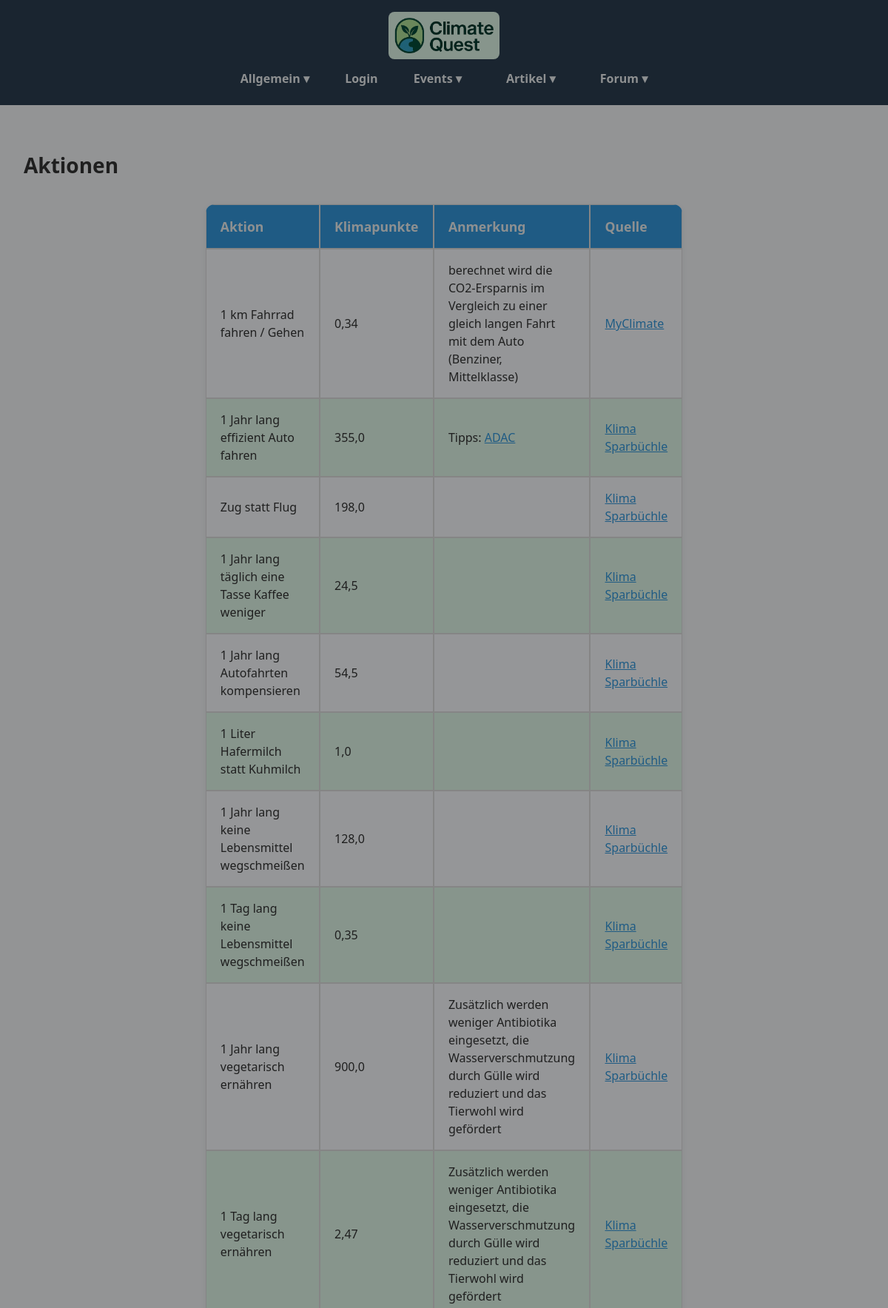
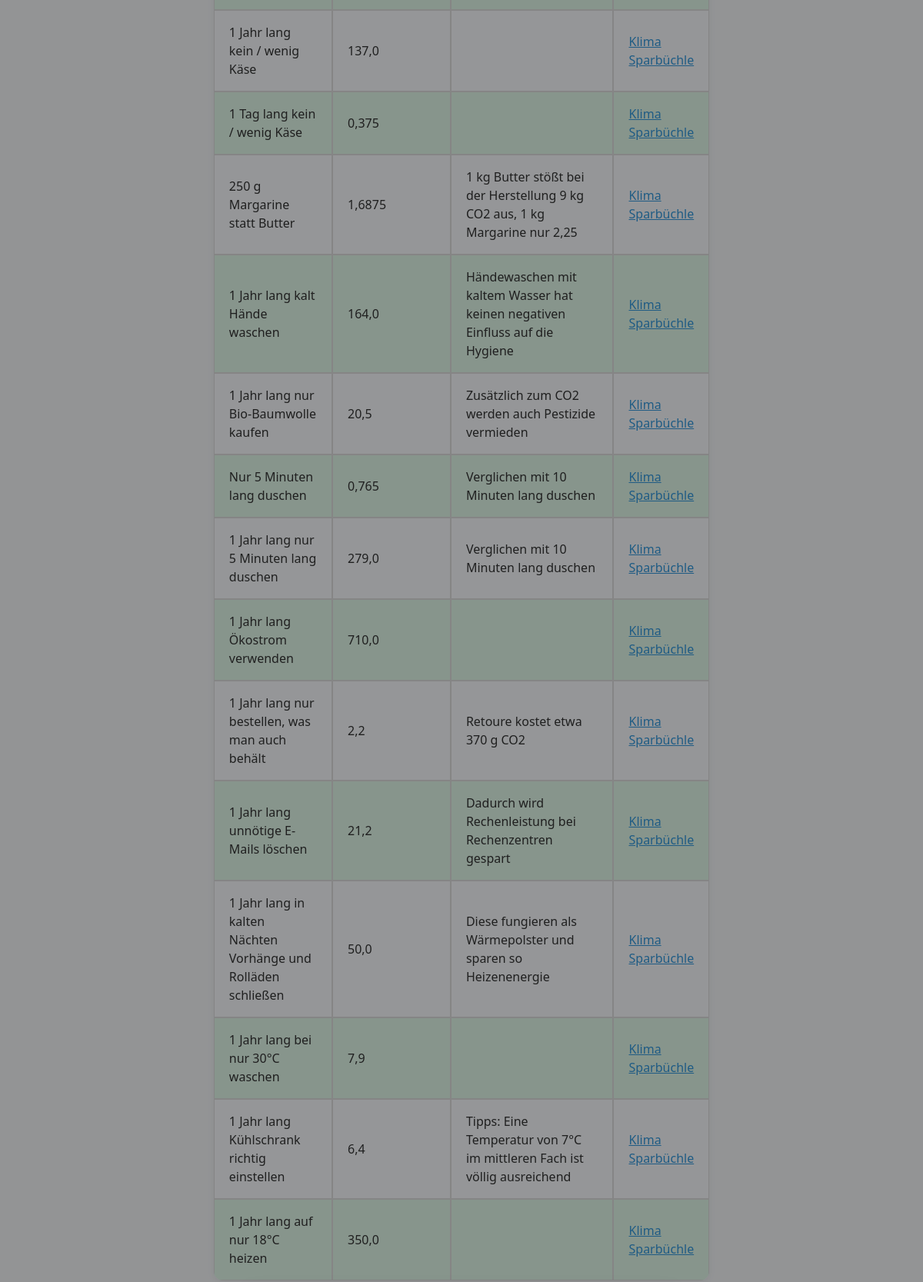
The app's page /aktionenTable/ (upper part) with its own data (2 pictures, top to bottom).
### verbrauch/models.py (models this page shows)
class AktionenListe(models.Model):
    name = models.CharField(max_length=100, unique=True)
    klimapunkte = models.FloatField()
    mengeBeschreibung = models.CharField(max_length=200)
    anmerkung = models.CharField(max_length=500)
    source = models.CharField(max_length=1000)
    def __str__(self):
        return self.name

### home/views.py (the view)
# urls.py: path('aktionenTable/', aktionenTable, name='aktionenTable'),
def aktionenTable(request):
    aktionen = AktionenListe.objects.all()
    print(aktionen)
    return render(request, 'aktionenTable.html', {'aktionen': aktionen})

### home/templates/aktionenTable.html (shortened to what this page needs)
{% extends "base.html" %}
{% block content %}
    <h1>Aktionen</h1>
    <table class="aktionen-table">
        <thead>
        <tr>
            <th>Aktion</th>
            <th>Klimapunkte</th>
            <th>Anmerkung</th>
            <th>Quelle</th>
        </tr>
        </thead>
        <tbody>
        {% for aktion in aktionen %}
            <tr>
                <td>{{ aktion.name }}</td>
                <td>{{ aktion.klimapunkte }}</td>
                <td>{{ aktion.anmerkung|safe }}</td>
                <td>{{ aktion.source|safe }}</td>
            </tr>
        {% endfor %}
        </tbody>
    </table>
    <br>
{% endblock %}

### static/css/style.css (style rules this page uses)
:root { --color-bg: #f4f6f8; --color-bg-light: #f7fafd; --color-bg-dark: #e0f7e9; --color-text: #333; --color-text-light: #ecf0f1; --color-primary: #3498db; --color-primary-hover: #2980b9; --color-primary-light: #e3f0fa; --color-accent: #ff00a2; --color-white: #ffffff; --color-header-bg: #2c3e50; --color-header-text: #ecf0f1; --color-muted: #888; --color-error: #e74c3c; --color-success: #2ecc71; --color-shadow-light: rgba(0, 0, 0, 0.06); --shadow-md: 0 2px 10px var(--color-shadow-light); --color-green-dark: #176d3b; --color-blue-dark: #34495e; --color-border: #ccc; --color-border-green: #b2dfdb; --color-notification: red; --color-counters: #3a6b4f; --color-counters-bg: #f5f9f6; --color-own-cards: #176d3b; --color-description: #acacac43; --color-event-card-border-left-participant: #00ff88; --color-event-card-border-left-creator: #ff00ff; }
html { scroll-behavior: smooth; color: var(--color-text); }
body { font-family: 'Segoe UI', sans-serif; background-color: var(--color-bg); margin: 0; padding: 0; color: var(--color-text); transition: all 0.3s ease; }
a { transition: all 0.3s ease; }
h1 { font-size: 28px; margin-bottom: 20px; }
a { color: var(--color-primary); cursor: pointer; }

### home/templates/aktionenTable.html (style rules this page uses)
.aktionen-table { width: 100%; max-width: 500px; margin: 2rem auto 0 auto; border-collapse: separate; border-spacing: 0; background: var(--color-bg-light); border-radius: 12px; box-shadow: var(--shadow-md); overflow: hidden; }
.aktionen-table th, .aktionen-table td { padding: 1rem 1.2rem; text-align: left; }
.aktionen-table th { background: var(--color-primary); color: var(--color-text-light); font-weight: 600; font-size: 1.1rem; }
.aktionen-table tr:nth-child(even) td { background: var(--color-bg-dark); }
.aktionen-table tr:nth-child(odd) td { background: var(--color-bg-light); }

### records on screen
AktionenListe: name "1 km Fahrrad fahren / Gehen", klimapunkte "0,34", anmerkung "berechnet wird die CO2-Ersparnis im Vergleich zu einer gleich langen Fahrt mit dem Auto (Benziner, Mittelklasse)", source "MyClimate"
AktionenListe: name "1 Jahr lang effizient Auto fahren", klimapunkte "355,0", anmerkung "Tipps: ADAC", source "Klima Sparbüchle"
AktionenListe: name "Zug statt Flug", klimapunkte "198,0", source "Klima Sparbüchle"
AktionenListe: name "1 Jahr lang täglich eine Tasse Kaffee weniger", klimapunkte "24,5", source "Klima Sparbüchle"
AktionenListe: name "1 Jahr lang Autofahrten kompensieren", klimapunkte "54,5", source "Klima Sparbüchle"
AktionenListe: name "1 Liter Hafermilch statt Kuhmilch", klimapunkte "1,0", source "Klima Sparbüchle"
AktionenListe: name "1 Jahr lang keine Lebensmittel wegschmeißen", klimapunkte "128,0", source "Klima Sparbüchle"
AktionenListe: name "1 Tag lang keine Lebensmittel wegschmeißen", klimapunkte "0,35", source "Klima Sparbüchle"
AktionenListe: name "1 Jahr lang vegetarisch ernähren", klimapunkte "900,0", anmerkung "Zusätzlich werden weniger Antibiotika eingesetzt, die Wasserverschmutzung durch Gülle wird reduziert und das Tierwohl wird gefördert", source "Klima Sparbüchle"
AktionenListe: name "1 Tag lang vegetarisch ernähren", klimapunkte "2,47", anmerkung "Zusätzlich werden weniger Antibiotika eingesetzt, die Wasserverschmutzung durch Gülle wird reduziert und das Tierwohl wird gefördert", source "Klima Sparbüchle"
AktionenListe: name "1 Jahr lang kein / wenig Käse", klimapunkte "137,0", source "Klima Sparbüchle"
AktionenListe: name "1 Tag lang kein / wenig Käse", klimapunkte "0,375", source "Klima Sparbüchle"
AktionenListe: name "250 g Margarine statt Butter", klimapunkte "1,6875", anmerkung "1 kg Butter stößt bei der Herstellung 9 kg CO2 aus, 1 kg Margarine nur 2,25", source "Klima Sparbüchle"
AktionenListe: name "1 Jahr lang kalt Hände waschen", klimapunkte "164,0", anmerkung "Händewaschen mit kaltem Wasser hat keinen negativen Einfluss auf die Hygiene", source "Klima Sparbüchle"
AktionenListe: name "1 Jahr lang nur Bio-Baumwolle kaufen", klimapunkte "20,5", anmerkung "Zusätzlich zum CO2 werden auch Pestizide vermieden", source "Klima Sparbüchle"
AktionenListe: name "Nur 5 Minuten lang duschen", klimapunkte "0,765", anmerkung "Verglichen mit 10 Minuten lang duschen", source "Klima Sparbüchle"
AktionenListe: name "1 Jahr lang nur 5 Minuten lang duschen", klimapunkte "279,0", anmerkung "Verglichen mit 10 Minuten lang duschen", source "Klima Sparbüchle"
AktionenListe: name "1 Jahr lang Ökostrom verwenden", klimapunkte "710,0", source "Klima Sparbüchle"
AktionenListe: name "1 Jahr lang nur bestellen, was man auch behält", klimapunkte "2,2", anmerkung "Retoure kostet etwa 370 g CO2", source "Klima Sparbüchle"
AktionenListe: name "1 Jahr lang unnötige E-Mails löschen", klimapunkte "21,2", anmerkung "Dadurch wird Rechenleistung bei Rechenzentren gespart", source "Klima Sparbüchle"
AktionenListe: name "1 Jahr lang in kalten Nächten Vorhänge und Rolläden schließen", klimapunkte "50,0", anmerkung "Diese fungieren als Wärmepolster und sparen so Heizenenergie", source "Klima Sparbüchle"
AktionenListe: name "1 Jahr lang bei nur 30°C waschen", klimapunkte "7,9", source "Klima Sparbüchle"
AktionenListe: name "1 Jahr lang Kühlschrank richtig einstellen", klimapunkte "6,4", anmerkung "Tipps: Eine Temperatur von 7°C im mittleren Fach ist völlig ausreichend", source "Klima Sparbüchle"
AktionenListe: name "1 Jahr lang auf nur 18°C heizen", klimapunkte "350,0", source "Klima Sparbüchle"
